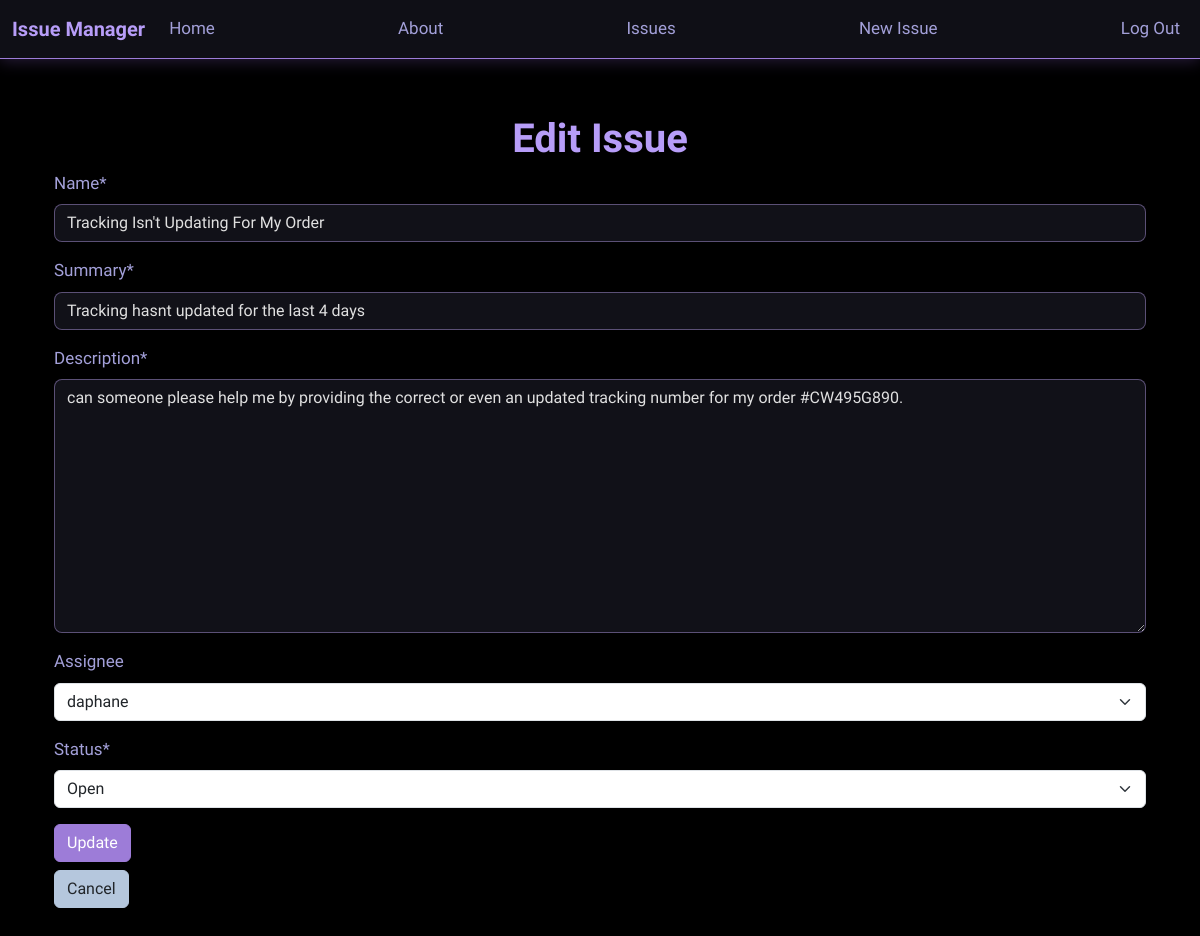
Screenshot of /issues/1/edit/ (signed in) with the database file from the repository.
### issues/models.py (models this page shows, shortened)
class Issue(models.Model):
	name = models.CharField(max_length=64)
	summary = models.CharField(max_length=128)
	description = models.TextField()
	reporter = models.ForeignKey(
		get_user_model(),
		on_delete=models.CASCADE
	)
	assignee = models.ForeignKey(
		get_user_model(),
		on_delete=models.SET_NULL,
		related_name="assignee",
		blank=True, null=True
	)
	created_on = models.DateTimeField(auto_now_add=True)
	status = models.ForeignKey(
		'Status',
		on_delete=models.CASCADE
	)
	priority = models.ForeignKey(
		'Priority',
		on_delete=models.SET_NULL, null=True
	)

class Status(models.Model):
	name = models.CharField(max_length=128)
	description = models.CharField(max_length=128)
	def __str__(self):
		return self.name

### issues/views.py (the view)
# urls.py: path("<int:pk>/edit/", IssueUpdateView.as_view(), name="issue_edit"),
class IssueUpdateView(LoginRequiredMixin, UserPassesTestMixin, UpdateView):
    model = Issue
    template_name = "issues/issue_edit.html"
    fields = ["name", "summary", "description", "assignee", "status"]
    def test_func(self):
        issue = self.get_object()
        return self.request.user == issue.reporter or self.request.user.is_staff

### templates/issues/issue_edit.html (shortened to what this page needs)
{% extends 'base.html' %}
{% load crispy_forms_tags %}
{% block content %}
<h1>Edit Issue</h1>
<form method="post">
    {{ form|crispy }}
    <button type="submit" class="btn btn-primary">Update</button>
</form>
<a href="{% url 'issue_list' %}" class="btn btn-secondary mt-2">Cancel</a>
{% endblock content %}

### static/css/base.css (style rules this page uses)
body { font-family: 'Arsenal', sans-serif; font-size: 17px; color: #f0f0f0; background-color: #000; background-image: url("https://images.unsplash.com/photo-1596818531679-96ef98b9a036?ixlib=rb-1.2.1&auto=format&fit=crop&q=80"); background-size: cover; background-position: center; background-attachment: fixed; position: relative; min-height: 100vh; }
body::before { content: ""; position: absolute; top: 0; left: 0; width: 100%; height: 100%; background-color: rgba(0, 0, 0, 0.7); z-index: -1; }
.btn-primary { background-color: #9d7cd8; border-color: #9d7cd8; }
.btn-secondary { background-color: #b5c7dd; border-color: #b5c7dd; color: #212529; }
.form-control { border-radius: 8px; border-color: rgba(181, 159, 235, 0.5); background-color: rgba(25, 25, 35, 0.7); color: #e0e0e0; }
.form-control::placeholder { color: #a0a0a0; opacity: 0.7; }
input[type="text"][name*="name"]::placeholder { content: "John Doe"; }
textarea::placeholder { content: "Type your message here..."; }
label { color: #a3a0d9; font-weight: 500; }
a { color: #b79df8; text-decoration: none; transition: color 0.3s ease; }
h1, h2, h3, h4, h5, h6 { color: #b79df8; font-weight: 700; text-align: center; text-shadow: 0px 1px 3px rgba(0, 0, 0, 0.8); }

### rows the page displays
Issue: name "Tracking Isn't Updating For My Order", summary "Tracking hasnt updated for the last 4 days", description "can someone please help me by providing the correct or even an updated tracking number for my order #CW495G890.", assignee "daphane", status "Open"
